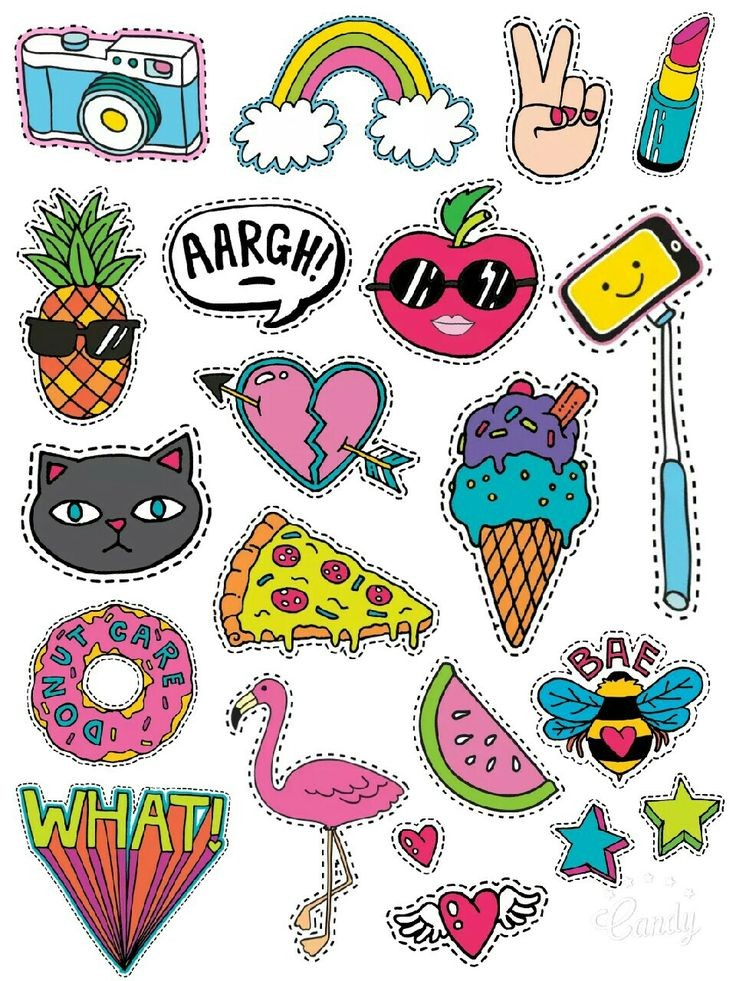
#> input picture color detection/photos/stickers.jpg, 736 x 981 px
$ python read_color.py
#> lines starting #> are read from the running program, lines starting #| are printed output that depends on the picture
import cv2 as cv
import pandas as pd

img = cv.imread('photos/stickers.jpg')
#> img is the input picture: shape (981, 736, 3); mean B, G, R 189.4, 195.1, 202.1
clicked = False
r = g = b = x_pos = y_pos = 0

#read Csv file
index = ["color", "color_name", "hex", "R", "G", "B"]
csv = pd.read_csv('colors.csv', names=index, header=None )
#> (reads color detection/colors.csv from the repository)

#calculate minimum distance from all colors and get the most matching color
def get_color(R, G, B):
    minimum = 1000
    for i in range(len(csv)):
        d = abs(R - int(csv.loc[i, "R"]))+ abs(G - int(csv.loc[i, "G"]))+abs(B - int(csv.loc[i, "B"]))
        if d <= minimum:
            minimum = d
            cname = csv.loc[i, "color_name"]
    return cname

#get x,y coordinates of mouse double click
def draw_function(event, x, y, flags, param):
    if event == cv.EVENT_LBUTTONDBLCLK:
        global b, g, r, x_pos, y_pos, clicked
        clicked = True
        x_pos = x
        y_pos = y
        b,g,r = res_img[y,x]
        b = int(b)
        g = int(g)
        r = int(r)

def resize_image(scale_percent): # percent of original size
#> called with scale_percent = 60
    global res_img
    width = int(img.shape[1] * scale_percent / 100)
#> width = 441
    height = int(img.shape[0] * scale_percent / 100)
#> height = 588
    dim = (width, height)
#> dim = (441, 588)
    # cv.resize(src, dsize[, dst[, fx[, fy[, interpolation]]]])
    res_img = cv.resize(img, dim, interpolation=cv.INTER_AREA)
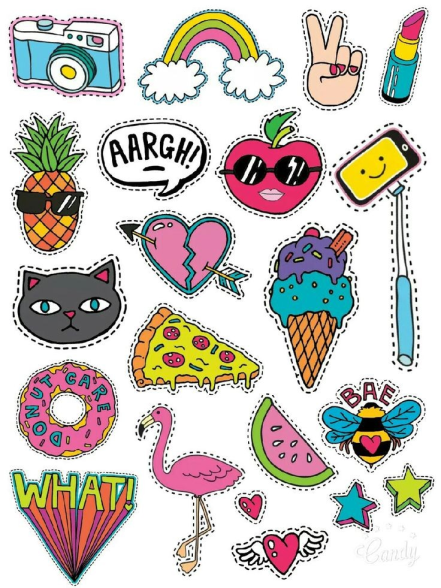
#> res_img: shape (588, 441, 3); mean B, G, R 189.4, 195.1, 202.1
    return res_img

cv.namedWindow('image')
cv.setMouseCallback('image',draw_function) #call draw function when mouse clicked

while True:

    resize_image(60)
    cv.imshow('image',res_img)
    if clicked:
        # cv.rectangle(image, start point, endpoint, color, thickness)
        cv.rectangle(img, (20, 20), (720, 60), (b, g, r), -1)  #-1 fills entire rectangle
        #create text string to display (color name and RGB values
        color_text = get_color(r,g,b) + 'R ='+str(r) +  ' G=' + str(g) + ' B=' + str(b)
        # cv.putText(image,text,start,font(0-7),fontScale,color,thickness,lineType )
        cv.putText(img,color_text,(50,50),3, 0.68, (255.255,255), 1, cv.LINE_AA )

        clicked = False
        if r + g + b >= 600:
            cv.putText(img, color_text, (50, 50), 3, 0.68, (0, 0, 0), 1, cv.LINE_AA)

    delay =20
    #wait until esc key is pressed break the loop
    if cv.waitKey(delay)& 0xFF == 27:
#> (key Esc is pressed here)
        break

cv.destroyAllWindows()
